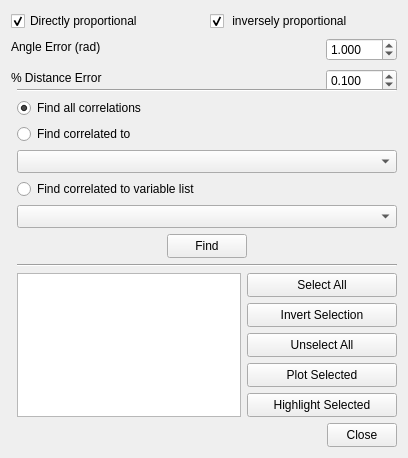
<?xml version="1.0" encoding="UTF-8"?>
<ui version="4.0">
 <class>FindCorrelationWidget</class>
 <widget class="QWidget" name="FindCorrelationWidget">
  <property name="geometry">
   <rect>
    <x>0</x>
    <y>0</y>
    <width>408</width>
    <height>428</height>
   </rect>
  </property>
  <property name="minimumSize">
   <size>
    <width>0</width>
    <height>0</height>
   </size>
  </property>
  <property name="windowTitle">
   <string>Find Correlations</string>
  </property>
  <layout class="QGridLayout" name="gridLayout_5">
   <item row="0" column="0" colspan="3">
    <widget class="QCheckBox" name="directly_proportional_checkBox">
     <property name="text">
      <string>Directly proportional</string>
     </property>
     <property name="checked">
      <bool>true</bool>
     </property>
    </widget>
   </item>
   <item row="0" column="3" colspan="2">
    <widget class="QCheckBox" name="inversely_proportional_checkBox">
     <property name="text">
      <string> inversely proportional</string>
     </property>
     <property name="checked">
      <bool>true</bool>
     </property>
    </widget>
   </item>
   <item row="1" column="0" rowspan="2" colspan="5">
    <layout class="QGridLayout" name="gridLayout">
     <item row="0" column="0">
      <widget class="QLabel" name="label">
       <property name="text">
        <string>Angle Error (rad)</string>
       </property>
      </widget>
     </item>
     <item row="0" column="1">
      <spacer name="horizontalSpacer">
       <property name="orientation">
        <enum>Qt::Horizontal</enum>
       </property>
       <property name="sizeHint" stdset="0">
        <size>
         <width>40</width>
         <height>20</height>
        </size>
       </property>
      </spacer>
     </item>
     <item row="0" column="2" rowspan="2">
      <widget class="QDoubleSpinBox" name="angle_error">
       <property name="decimals">
        <number>3</number>
       </property>
       <property name="minimum">
        <double>0.001000000000000</double>
       </property>
       <property name="maximum">
        <double>99.000000000000000</double>
       </property>
       <property name="singleStep">
        <double>0.500000000000000</double>
       </property>
       <property name="value">
        <double>1.000000000000000</double>
       </property>
      </widget>
     </item>
     <item row="1" column="0" rowspan="2">
      <widget class="QLabel" name="label_2">
       <property name="text">
        <string>% Distance Error</string>
       </property>
      </widget>
     </item>
     <item row="1" column="1" rowspan="2">
      <spacer name="horizontalSpacer_2">
       <property name="orientation">
        <enum>Qt::Horizontal</enum>
       </property>
       <property name="sizeHint" stdset="0">
        <size>
         <width>40</width>
         <height>20</height>
        </size>
       </property>
      </spacer>
     </item>
     <item row="2" column="2">
      <widget class="QDoubleSpinBox" name="distance_error">
       <property name="decimals">
        <number>3</number>
       </property>
       <property name="minimum">
        <double>0.001000000000000</double>
       </property>
       <property name="maximum">
        <double>100.000000000000000</double>
       </property>
       <property name="singleStep">
        <double>0.050000000000000</double>
       </property>
       <property name="value">
        <double>0.100000000000000</double>
       </property>
      </widget>
     </item>
    </layout>
   </item>
   <item row="2" column="1" colspan="4">
    <widget class="Line" name="line">
     <property name="orientation">
      <enum>Qt::Horizontal</enum>
     </property>
    </widget>
   </item>
   <item row="3" column="1" colspan="4">
    <layout class="QGridLayout" name="gridLayout_2">
     <item row="0" column="0">
      <widget class="QRadioButton" name="allcorrelations">
       <property name="text">
        <string>Find all correlations</string>
       </property>
       <property name="checked">
        <bool>true</bool>
       </property>
      </widget>
     </item>
     <item row="1" column="0">
      <widget class="QRadioButton" name="correlationsto">
       <property name="text">
        <string>Find correlated to</string>
       </property>
      </widget>
     </item>
     <item row="2" column="0">
      <widget class="QComboBox" name="variables">
       <property name="sizePolicy">
        <sizepolicy hsizetype="Expanding" vsizetype="Fixed">
         <horstretch>0</horstretch>
         <verstretch>0</verstretch>
        </sizepolicy>
       </property>
       <property name="minimumSize">
        <size>
         <width>131</width>
         <height>23</height>
        </size>
       </property>
       <property name="maximumSize">
        <size>
         <width>16777215</width>
         <height>16777215</height>
        </size>
       </property>
       <property name="editable">
        <bool>false</bool>
       </property>
      </widget>
     </item>
     <item row="3" column="0">
      <widget class="QRadioButton" name="correlations_from_list">
       <property name="text">
        <string>Find correlated to variable list</string>
       </property>
      </widget>
     </item>
     <item row="4" column="0">
      <widget class="QComboBox" name="varlist">
       <property name="sizePolicy">
        <sizepolicy hsizetype="Expanding" vsizetype="Fixed">
         <horstretch>0</horstretch>
         <verstretch>0</verstretch>
        </sizepolicy>
       </property>
       <property name="minimumSize">
        <size>
         <width>131</width>
         <height>23</height>
        </size>
       </property>
       <property name="maximumSize">
        <size>
         <width>16777215</width>
         <height>16777215</height>
        </size>
       </property>
       <property name="editable">
        <bool>false</bool>
       </property>
      </widget>
     </item>
    </layout>
   </item>
   <item row="4" column="1">
    <spacer name="horizontalSpacer_4">
     <property name="orientation">
      <enum>Qt::Horizontal</enum>
     </property>
     <property name="sizeHint" stdset="0">
      <size>
       <width>147</width>
       <height>20</height>
      </size>
     </property>
    </spacer>
   </item>
   <item row="4" column="2" colspan="2">
    <widget class="QPushButton" name="findButton">
     <property name="minimumSize">
      <size>
       <width>80</width>
       <height>24</height>
      </size>
     </property>
     <property name="maximumSize">
      <size>
       <width>130</width>
       <height>24</height>
      </size>
     </property>
     <property name="text">
      <string>Find</string>
     </property>
    </widget>
   </item>
   <item row="4" column="4">
    <spacer name="horizontalSpacer_5">
     <property name="orientation">
      <enum>Qt::Horizontal</enum>
     </property>
     <property name="sizeHint" stdset="0">
      <size>
       <width>155</width>
       <height>20</height>
      </size>
     </property>
    </spacer>
   </item>
   <item row="5" column="1" colspan="4">
    <widget class="Line" name="line_2">
     <property name="orientation">
      <enum>Qt::Horizontal</enum>
     </property>
    </widget>
   </item>
   <item row="6" column="1" colspan="4">
    <layout class="QGridLayout" name="gridLayout_4">
     <item row="4" column="1">
      <widget class="QPushButton" name="highlightButton">
       <property name="minimumSize">
        <size>
         <width>150</width>
         <height>24</height>
        </size>
       </property>
       <property name="maximumSize">
        <size>
         <width>188</width>
         <height>24</height>
        </size>
       </property>
       <property name="text">
        <string>Highlight Selected</string>
       </property>
      </widget>
     </item>
     <item row="5" column="1">
      <spacer name="verticalSpacer_2">
       <property name="orientation">
        <enum>Qt::Vertical</enum>
       </property>
       <property name="sizeHint" stdset="0">
        <size>
         <width>72</width>
         <height>38</height>
        </size>
       </property>
      </spacer>
     </item>
     <item row="1" column="1">
      <widget class="QPushButton" name="invertselectionButton">
       <property name="minimumSize">
        <size>
         <width>150</width>
         <height>24</height>
        </size>
       </property>
       <property name="text">
        <string>Invert Selection</string>
       </property>
      </widget>
     </item>
     <item row="0" column="0" rowspan="6">
      <widget class="QListView" name="listView">
       <property name="editTriggers">
        <set>QAbstractItemView::NoEditTriggers</set>
       </property>
       <property name="selectionMode">
        <enum>QAbstractItemView::MultiSelection</enum>
       </property>
      </widget>
     </item>
     <item row="0" column="1">
      <widget class="QPushButton" name="selectallButton">
       <property name="minimumSize">
        <size>
         <width>150</width>
         <height>24</height>
        </size>
       </property>
       <property name="text">
        <string>Select All</string>
       </property>
      </widget>
     </item>
     <item row="2" column="1">
      <widget class="QPushButton" name="unselectallButton">
       <property name="minimumSize">
        <size>
         <width>150</width>
         <height>24</height>
        </size>
       </property>
       <property name="text">
        <string>Unselect All</string>
       </property>
      </widget>
     </item>
     <item row="3" column="1">
      <widget class="QPushButton" name="plotButton">
       <property name="minimumSize">
        <size>
         <width>150</width>
         <height>24</height>
        </size>
       </property>
       <property name="maximumSize">
        <size>
         <width>188</width>
         <height>24</height>
        </size>
       </property>
       <property name="text">
        <string>Plot Selected</string>
       </property>
      </widget>
     </item>
    </layout>
   </item>
   <item row="7" column="1" colspan="4">
    <layout class="QGridLayout" name="gridLayout_3">
     <item row="0" column="0">
      <spacer name="horizontalSpacer_3">
       <property name="orientation">
        <enum>Qt::Horizontal</enum>
       </property>
       <property name="sizeHint" stdset="0">
        <size>
         <width>168</width>
         <height>20</height>
        </size>
       </property>
      </spacer>
     </item>
     <item row="0" column="1">
      <widget class="QPushButton" name="closeButton">
       <property name="minimumSize">
        <size>
         <width>70</width>
         <height>24</height>
        </size>
       </property>
       <property name="maximumSize">
        <size>
         <width>70</width>
         <height>24</height>
        </size>
       </property>
       <property name="text">
        <string>Close</string>
       </property>
      </widget>
     </item>
    </layout>
   </item>
  </layout>
  <zorder>inversely_proportional_checkBox</zorder>
  <zorder>line</zorder>
  <zorder>line_2</zorder>
  <zorder>findButton</zorder>
  <zorder>horizontalSpacer_4</zorder>
  <zorder>horizontalSpacer_5</zorder>
  <zorder></zorder>
  <zorder></zorder>
  <zorder>directly_proportional_checkBox</zorder>
 </widget>
 <resources/>
 <connections/>
</ui>
